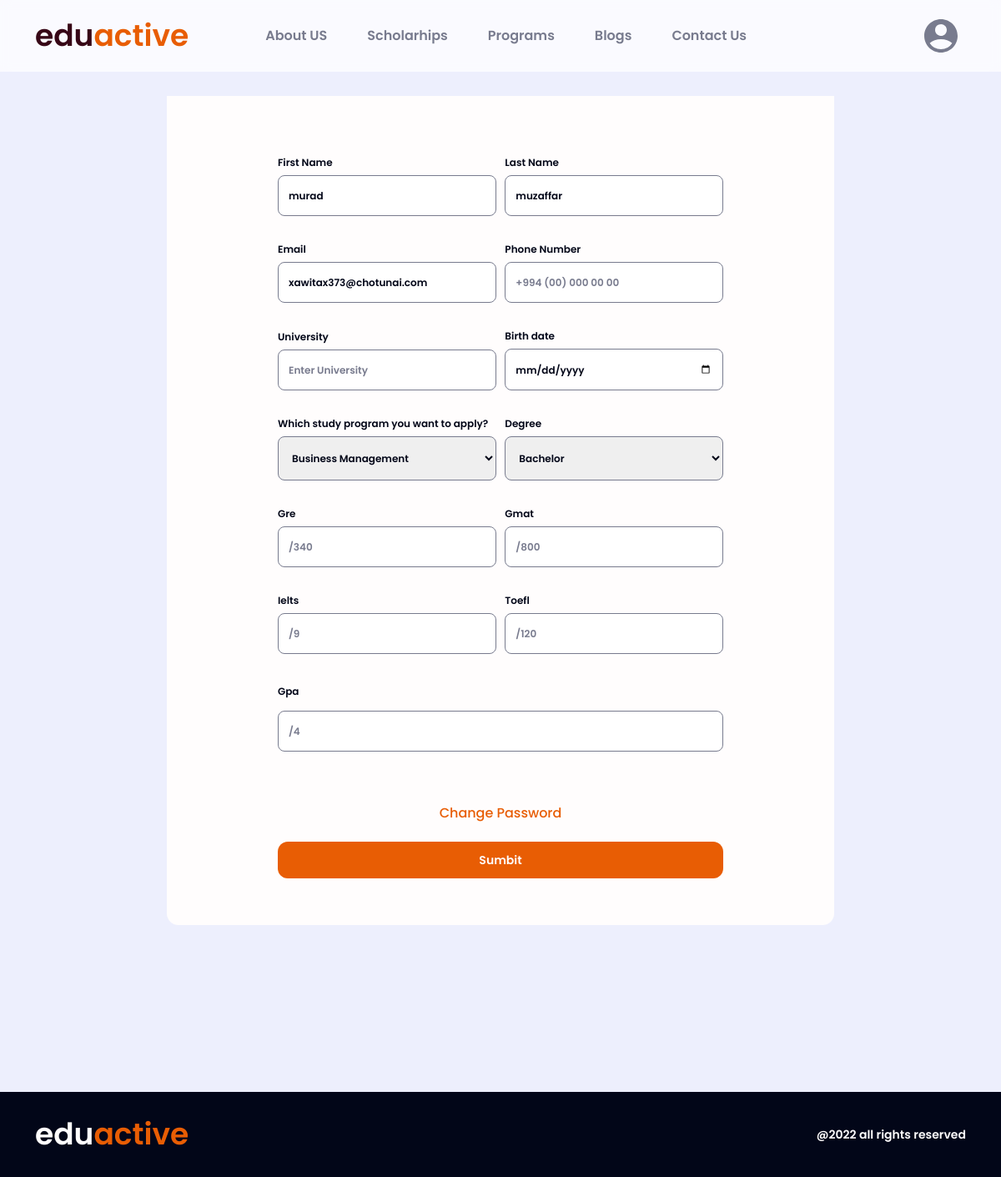
Screenshot of /users/profile (signed in) with the database file from the repository.
### users/models.py (models this page shows, shortened)
class Profile(models.Model):
    user = models.OneToOneField(User,on_delete=models.CASCADE)
    first_name = models.CharField(max_length=100,blank=True,null=True)
    last_name = models.CharField(max_length=100,blank=True,null=True)
    gender = models.CharField(max_length=100,blank=True,null=True,choices=GENDER_CHOICES)
    email =models.EmailField(max_length=250,blank=True,null=True)
    phone_number = models.CharField(max_length=100,blank=True,null=True)
    birthday = models.DateField(blank=True,null=True)
    gre = models.IntegerField( blank=True, null=True)
    gpa = models.FloatField( blank=True, null=True)
    ielts = models.FloatField(blank=True, null=True)
    toefl = models.IntegerField( blank=True, null=True)
    gmat = models.IntegerField( blank=True, null=True)
    university = models.CharField(max_length=300,blank=True,null=True)
    speciality = models.CharField(max_length=300,blank=True,null=True)
    degree = models.CharField(max_length=100,blank=True,null=True,choices=DEGREE_CHOICES)

### users/views.py (the view, shortened to what this page needs)
# urls.py: path('profile',profile,name='profile'),
def profile(request):
    user_form = UpdateUserForm(instance=request.user)
    profile_form = ProfileForm(instance=request.user.profile)
    user_form = UpdateUserForm(instance=request.user)
    profile_form = ProfileForm(instance=request.user.profile)
    return render(request=request, template_name="profile.html", context={"user":request.user, "user_form":"user_form", "profile_form":profile_form })

### templates/profile.html (shortened to what this page needs)
{% extends "base.html" %} {% load static %} {% block main %}
<main class="sections">
  <section class="login-page">
    <div class="container">
      <div class="sign-container">
        <div class="tab-content" id="myTabContent">
          <form
            method="post"
            class="needs-validation sign-in-validation"
            novalidate
          >
            <div
              class="contact-first-inputs d-flex justify-content-sm-between align-items-sm-center"
            >
              <label class="inputLabels" for="firstName"
                >First Name {{profile_form.first_name}}
              </label>
              <label class="inputLabels" for="lastName"
                >Last Name {{profile_form.last_name}}
              </label>
            </div>
            <br />
            <div
              class="contact-first-inputs d-flex justify-content-sm-between align-items-sm-center"
            >
              <label class="inputLabels" for="firstName"
                >Email {{profile_form.email}}
              </label>
              <label class="inputLabels" for="lastName"
                >Phone Number {{profile_form.phone_number}}
              </label>
            </div>
            <br />
            <div
              class="contact-first-inputs d-flex justify-content-sm-between align-items-sm-center"
            >
              <label class="inputLabels" for="lastName"
                >University {{profile_form.university}}
              </label>
              <label class="inputLabels" for="firstName"
                >Birth date {{profile_form.birthday}}
              </label>
            </div>
            <br />
            <div
              class="contact-first-inputs d-flex justify-content-sm-between align-items-sm-center"
            >
              <label class="inputLabels" for="firstName"
                >Which study program you want to apply?
                {{profile_form.study_program}}
              </label>
              <label class="inputLabels" for="firstName"
                >Degree {{profile_form.degree}}
              </label>
            </div>
            <br />
            <div
              class="contact-first-inputs d-flex justify-content-sm-between align-items-sm-center"
            >
              <label class="inputLabels" for="firstName"
                >Gre {{profile_form.gre}}
              </label>
              <label class="inputLabels" for="firstName"
                >Gmat {{profile_form.gmat}}
              </label>
            </div>
            <br />
            <div
              class="contact-first-inputs d-flex justify-content-sm-between align-items-sm-center"
            >
              <label class="inputLabels" for="firstName"
                >Ielts {{profile_form.ielts}}
              </label>
              <label class="inputLabels" for="firstName"
                >Toefl {{profile_form.toefl}}
              </label>
            </div>
            <br />
            <div class="logmailInput mb-4">
              <label for="logMailid" class="form-label">Gpa</label>
              {{profile_form.gpa}}
            </div>
            <br />
            <div>
              <a class="loss-pass" href="{% url 'reset_password' %}"
                >Change Password</a
              ><br />
              <button class="cs-btn w-100" type="submit">Sumbit</button>
            </div>
          </form>
        </div>
      </div>
    </div>
  </section>
</main>
{% endblock main %}

### static/assets/css/styles.css (style rules this page uses)
:root { --eduactive-color-1: #370617; --eduactive-color-2: #e85d04; --black: #020618; --gray-soft: #edeffd; --gray: #787b8e; --gray-2: #424349; --gray-3: #3c373a; --gray-4: #292a2f; --white: #fffdfd; --white-2: #fbfbfd; --system-right: #138610; --system-wrong: #e01515; --system-wrong-2: #d00000; --system-issue: #ffba08; --transition: all 300ms ease-out; }
body { background: var(--white); }
.cs-btn { border: 2px solid transparent; border-radius: 12px; padding: 8px 24px; font: 14px Poppins-SemiBold; line-height: 24px; text-align: center; background-color: var(--eduactive-color-2); color: var(--white); transition: var(--transition); cursor: pointer; text-decoration: none; }
.cs-input { width: 100%; border: 1px solid var(--gray); border-radius: 8px; outline: none; padding: 16px 12px; resize: none; font: 12px Poppins-SemiBold; line-height: 15px; color: var(--black); transition: var(--transition); }
.cs-input::placeholder { font: 12px Poppins-SemiBold; line-height: 15px; color: var(--gray); }
.login-page { background-color: var(--gray-soft); min-height: 90vh; }
.sign-container { max-width: 800px; margin: 0 auto; padding: 115px 0 200px 0; }
.sign-container .tab-content { background: #fffdfd; border-radius: 0px 0 14px 14px; padding: 32px 133px 56px 133px; }
.sign-in-validation { margin-top: 40px; }
.sign-in-validation label { font: 12px Poppins-SemiBold; line-height: 15px; color: var(--black); margin-bottom: 8px; }
.sign-in-validation .loss-pass { display: block; text-align: center; color: var(--eduactive-color-2); font: 16px Poppins-Medium; line-height: 20px; margin-top: 16px; transition: var(--transition); text-decoration: none; }
.needs-validation label { width: 49%; }

### rows the page displays
Profile: first_name "murad", last_name "muzaffar", email "xawitax373@chotunai.com", degree "Bachelor"
